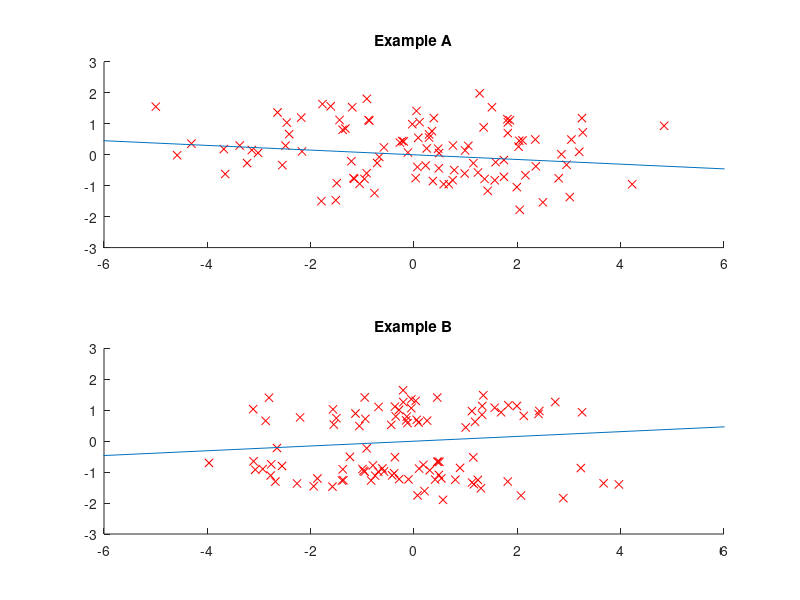

The MATLAB script that drew this image:
%% Example 13.1 Principal Component Analysis
%
% * *Result in book* : Figure 13.5
% * *Code in book* : Figure 13.6
% * *Output* : |eg13_1.png|
% * *Usage* : |eg13_1(), eg13_1(100)|
%
%% Source Code
function eg13_1(n)
    % init
    rng(0, 'v5uniform'); rng(0, 'v5normal');
    % recommended, use it in future instead of
    % rand('state', 0); randn('state', 0);
    if nargin < 1
        n = 100;
    end
    figure('Name', 'Principal Component Analysis Example');

    x = [2 * randn(n, 1), randn(n, 1)];
    [X, t] = pca_( x );
    subplot(2, 1, 1); hold on; title('Example A');
    axis([-6, 6, -3, 3]);
    plot(x(:, 1), x(:, 2), 'rx');
    plot(9 * [-t(1) t(1)], 9 * [-t(2) t(2)]);

    x = [2 * randn(n, 1), 2 * round(rand(n, 1)) - 1 + randn(n, 1) / 3];
    [X, t] = pca_( x );
    subplot(2, 1, 2); hold on; title('Example B');
    axis([-6, 6, -3, 3])
    plot(x(:, 1), x(:, 2), 'rx');
    plot(9 * [-t(1) t(1)], 9 * [-t(2) t(2)]);

    saveas(gcf, 'eg13_1', 'png');

    function [X, t] = pca_( x )
        x = x - repmat(mean(x), [n, 1]);
        [t, v] = eigs(x' * x, 1);
        X = x * (t * t');
    end
end
